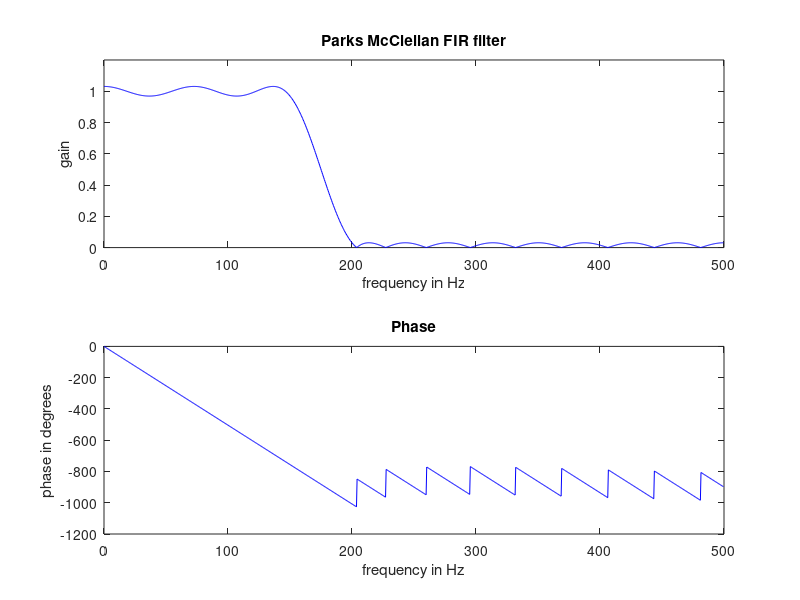
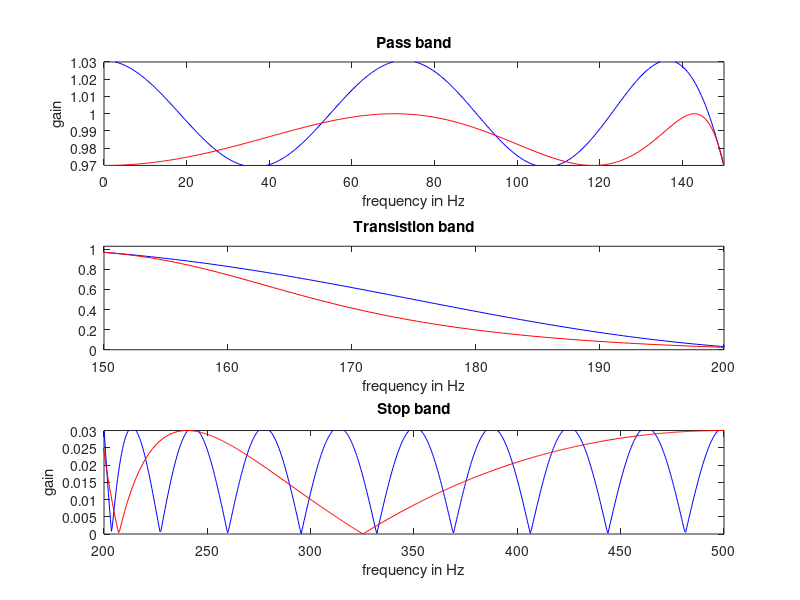

MATLAB code for these plots, in order: (Note: this script raises an error after producing the figures.)
% Problem 6.21 - p 362 Blandford and Parr
% Implementation of Parks-McClellan FIR filter.
% Plot "exploded" views (zoom-in) to show pass band & stop band ripple
%
% Note: this is for the FIR filter only, the problem also requires
% similar code for the elliptic filter 
%
% F. Frigo  15-Oct-2019
%
fs = 1000;
fpass = 150;
Rpass = 0.03;RpDB = -20*log10(1-Rpass);
fstop = 200;
Rstop = 0.03;RsDB = -20*log10(Rstop);
%Parks-McClellan
F = ([0 .3 .4 1]);
M = ([1 1 0 0]);
N = 28;
num = firpm(N, F, M);
den = 1;
[H, f] = freqz(num, den, 1024, fs);
fprintf(1, ['Parks McClellan order is ' num2str(N) '\n']);

% -------------------- Elliptic IIR (minimum order) --------------------
Wp = fpass/(fs/2);          % normalized passband edge
Ws = fstop/(fs/2);          % normalized stopband edge
[Ne, We] = ellipord(Wp, Ws, RpDB, RsDB);
[num_e, den_e] = ellip(Ne, RpDB, RsDB, We, 'low');
[He, fe] = freqz(num_e, den_e, 1024, fs);
fprintf(1, ['Elliptic IIR minimum order is ' num2str(Ne) '\n']);

figure(1);clf;
subplot(2, 1, 1)
plot(f, abs(H), 'b');
axis([0 fs/2 0 1.2]);
title('Parks McClellan FIR filter');
xlabel('frequency in Hz');
ylabel('gain');
subplot(2, 1, 2);
plot(f, unwrap(angle(H))*180/pi, 'b');
title('Phase');
xlabel('frequency in Hz');
ylabel('phase in degrees');

% -------------------- Figure 2: Blowups of Pass/Transition/Stop Bands --------------------
figure(2); clf;

subplot(3,1,1);            % Pass band
plot(f,  abs(H),  'b'); hold on;
plot(fe, abs(He), 'r');
axis([0 fpass 1-Rpass 1+Rpass]);
title('Pass band');
xlabel('frequency in Hz'); ylabel('gain');

subplot(3,1,2);            % Transition band
plot(f,  abs(H),  'b'); hold on;
plot(fe, abs(He), 'r');
axis([fpass fstop 0 1+Rpass]);
title('Transistion band');
xlabel('frequency in Hz');

subplot(3,1,3);            % Stop band
plot(f,  abs(H),  'b'); hold on;
plot(fe, abs(He), 'r');
axis([fstop fs/2 0 Rstop]);
title('Stop band');
xlabel('frequency in Hz'); ylabel('gain');

% OPTIONAL:  Use linearSystemAnalyzer (requires Control Systems Toolbox
Ts = 1/fs; % sampling period
sys_disc = tf(num, den, Ts,'Variable','z^-1');  % discrete time transfer function
linearSystemAnalyzer('impulse', sys_disc);
